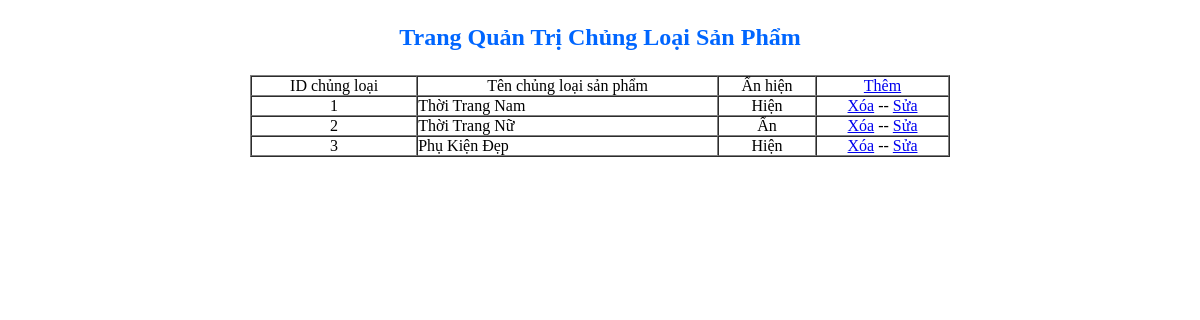
The page /admin/chungloaisanpham/chungloai.php on the database as committed earlier.
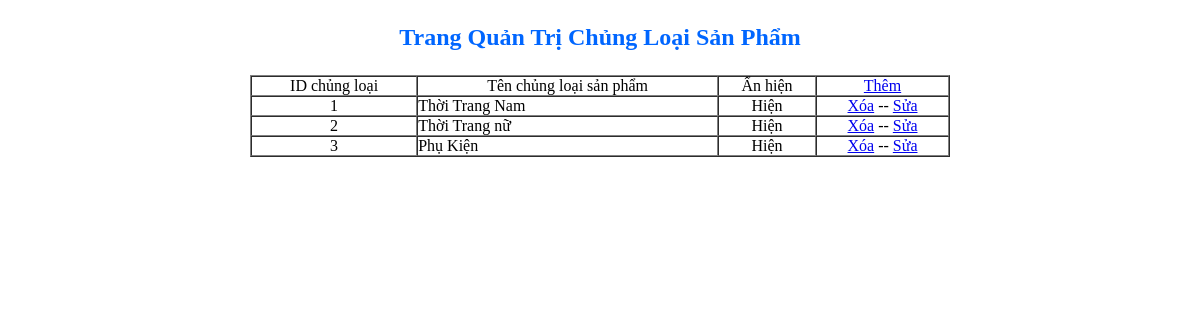
The same page on the database as committed later.
### tables this page shows
CREATE TABLE IF NOT EXISTS `chungloaisanpham` (
  `idCL` int(255) NOT NULL AUTO_INCREMENT,
  `TenCL` varchar(100) NOT NULL,
  `AnHien` int(255) NOT NULL,
  PRIMARY KEY (`idCL`)
);

### admin/chungloaisanpham/chungloai.php (the view, shortened to what this page needs)
<!DOCTYPE html PUBLIC "-//W3C//DTD XHTML 1.0 Transitional//EN" "http://www.w3.org/TR/xhtml1/DTD/xhtml1-transitional.dtd">
<html xmlns="http://www.w3.org/1999/xhtml">
<head>
</head>
<body>
<p align="center" style="color:#06F; font-size:24px;"><b>Trang Quản Trị Chủng Loại Sản Phẩm</b></p>
<table width="700" border="1" cellspacing="0" cellpadding="0" align="center">
  <tr>
    <td align="center">ID chủng loại</td>
    <td align="center">Tên chủng loại sản phẩm</td>
    <td align="center">Ẩn hiện</td>
    <td align="center"><a href="http://localhost/thoi-trang-tre/admin/chungloaisanpham/themchungloai.php">Thêm</a></td>
  </tr>
  <?php
  $sl="select * from chungloaisanpham";
  $qr=mysql_query($sl);
  $no_of_rows = mysql_num_rows($qr);
  if($no_of_rows>0)
  {
	for($i=0;$i<$no_of_rows;$i++)
	{
		$cl=mysql_fetch_array($qr);
		?>
	  <tr>
		<td align="center"><?php echo $cl['idCL']; ?></td>
		<td><?php echo $cl['TenCL']; ?></td>
		<td align="center"><?php if ($cl['AnHien']==0) echo "Ẩn"; if ($cl['AnHien']==1) echo "Hiện"; ?></td>
		<td align="center"><a href="http://localhost/thoi-trang-tre/admin/chungloaisanpham/xuly_xoa.php?idCL=<?php echo $cl['idCL']; ?>" onclick="return confirm('Bạn có chắc chắn muốn xóa không ???????');">Xóa</a> -- <a href="http://localhost/thoi-trang-tre/admin/chungloaisanpham/suachungloai.php?idCL=<?php echo $cl['idCL']; ?>">Sửa</a></td>
	  </tr>
	  <?php
	}
  }
  ?>
</table>
</body>
</html>

Rows that differ between the two databases and show on the page:
changed chungloaisanpham id 2: TenCL "Thời Trang Nữ" → "Thời Trang nữ"; AnHien "Ẩn" → "Hiện"
changed chungloaisanpham id 3: TenCL "Phụ Kiện Đẹp" → "Phụ Kiện"
